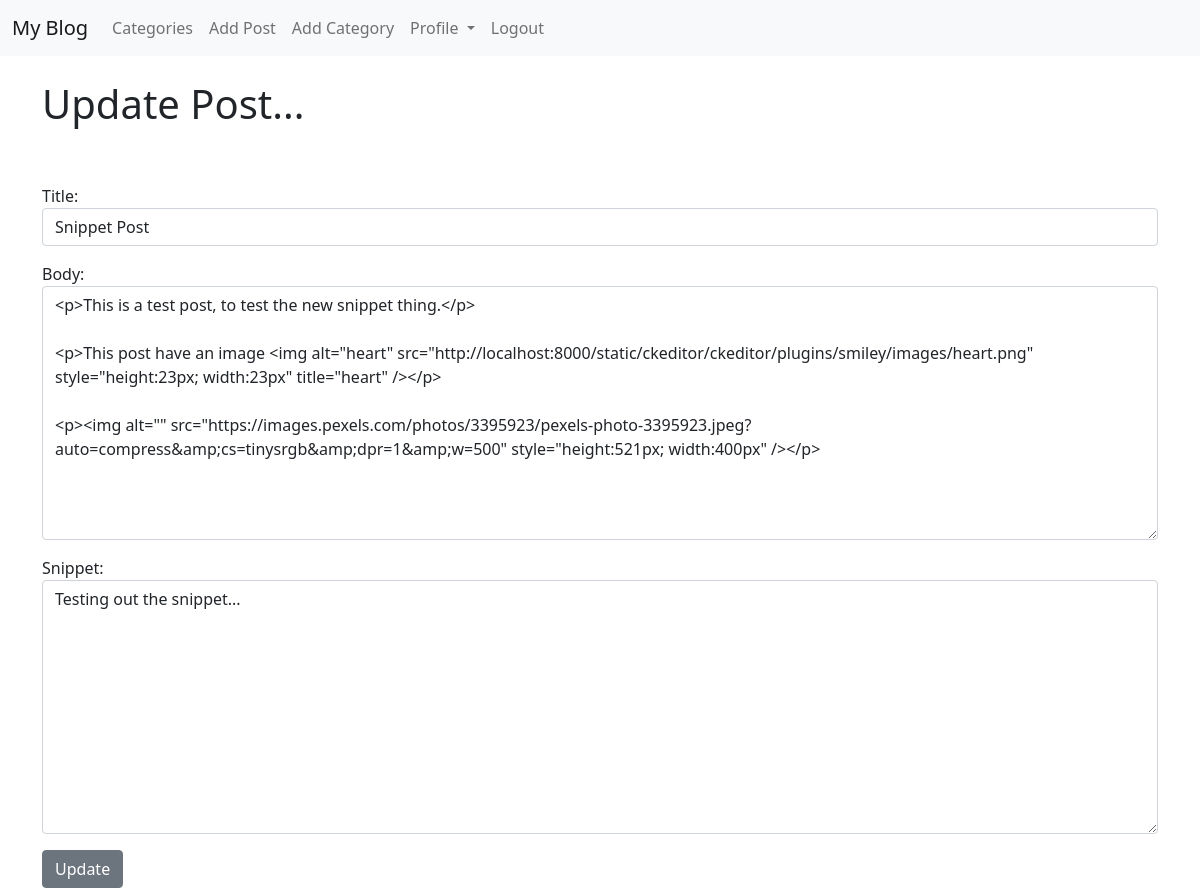
The app's page /article/edit/15 (signed in) with its own data.
### theblog/models.py (models this page shows, shortened)
class Post (models.Model):
    title = models.CharField(max_length=255)
    header_image = models.ImageField(blank=True, null=True, upload_to="images/")
    author = models.ForeignKey(User, on_delete=models.CASCADE)
    body = RichTextField(blank=True, null=True)
    post_date = models.DateField(auto_now_add=True)
    category = models.CharField(max_length=255, default='coding')
    snippet = models.CharField(max_length=255)
    likes = models.ManyToManyField(User, related_name='blog_posts')

### theblog/views.py (the view)
# urls.py: path('article/edit/<int:pk>', UpdatePostView.as_view(), name="edit-post"),
class UpdatePostView(UpdateView):
    model = Post
    form_class = EditForm
    template_name = 'update_post.html'

### theblog/forms.py
class EditForm(forms.ModelForm):
    class Meta:
        model = Post
        fields = ('title', 'body', 'snippet')
        widgets = {
            'title': forms.TextInput(attrs={'class': 'form-control'}),
            'body': forms.Textarea(attrs={'class': 'form-control'}),
            'snippet': forms.Textarea(attrs={'class': 'form-control'}),
        }

### theblog/templates/update_post.html (shortened to what this page needs)
{% extends 'base.html' %}
{% block content %}
    {% if user.is_authenticated %}
        {% if user.id == post.author.id %}
            <h1>Update Post...</h1>
            <br><br>
            <div class='form-group'>
                <form method="POST">
                    {{ form.as_p }} {% comment %} Positionne les elements du formulaire comme une balise choisis. ici c'est <p>{% endcomment %}
                    <button class="btn btn-secondary">Update</button>
            </div>
        {% else %}
            You're not allowed here! (and you know it...)
        {% endif %}
    {% else %}
        You're not allowed here! (and you know it...)
    {% endif %}
{% endblock %}

### records on screen
Post: title "Snippet Post", body "<p>This is a test post, to test the new snippet thing.</p> <p>This post have an image <img alt=\"heart\" src=\"http://localhost:8000/static/ckeditor/ckeditor/plugins/smiley/images/heart.png\" style=\"height:23px; width:23px\" title=\"heart\" /></p> <p><img alt=\"\" src=\"https://images.pexels.com/photos/3395923/pexels-photo-3395923.jpeg?auto=compress&amp;cs=tinysrgb&amp;dpr=1&amp;w=500\" style=\"height:521px; width:400px\" /></p>", snippet "Testing out the snippet..."
